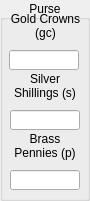
     <widget class="QGroupBox" name="groupBox">
      <property name="geometry">
       <rect>
        <x>400</x>
        <y>160</y>
        <width>90</width>
        <height>201</height>
       </rect>
      </property>
      <property name="title">
       <string>Purse</string>
      </property>
      <property name="alignment">
       <set>Qt::AlignCenter</set>
      </property>
      <widget class="QLabel" name="l_GC">
       <property name="geometry">
        <rect>
         <x>10</x>
         <y>10</y>
         <width>71</width>
         <height>31</height>
        </rect>
       </property>
       <property name="text">
        <string>Gold Crowns (gc)</string>
       </property>
       <property name="alignment">
        <set>Qt::AlignCenter</set>
       </property>
       <property name="wordWrap">
        <bool>true</bool>
       </property>
      </widget>
      <widget class="QLabel" name="l_GC_2">
       <property name="geometry">
        <rect>
         <x>10</x>
         <y>70</y>
         <width>70</width>
         <height>31</height>
        </rect>
       </property>
       <property name="text">
        <string>Silver Shillings (s)</string>
       </property>
       <property name="alignment">
        <set>Qt::AlignCenter</set>
       </property>
       <property name="wordWrap">
        <bool>true</bool>
       </property>
      </widget>
      <widget class="QLabel" name="l_GC_3">
       <property name="geometry">
        <rect>
         <x>10</x>
         <y>130</y>
         <width>70</width>
         <height>31</height>
        </rect>
       </property>
       <property name="text">
        <string>Brass Pennies (p)</string>
       </property>
       <property name="alignment">
        <set>Qt::AlignCenter</set>
       </property>
       <property name="wordWrap">
        <bool>true</bool>
       </property>
      </widget>
      <widget class="QLineEdit" name="le_GC">
       <property name="geometry">
        <rect>
         <x>9</x>
         <y>50</y>
         <width>70</width>
         <height>20</height>
        </rect>
       </property>
      </widget>
      <widget class="QLineEdit" name="le_S">
       <property name="geometry">
        <rect>
         <x>10</x>
         <y>110</y>
         <width>70</width>
         <height>20</height>
        </rect>
       </property>
      </widget>
      <widget class="QLineEdit" name="le_P">
       <property name="geometry">
        <rect>
         <x>10</x>
         <y>170</y>
         <width>70</width>
         <height>20</height>
        </rect>
       </property>
      </widget>
     </widget>
